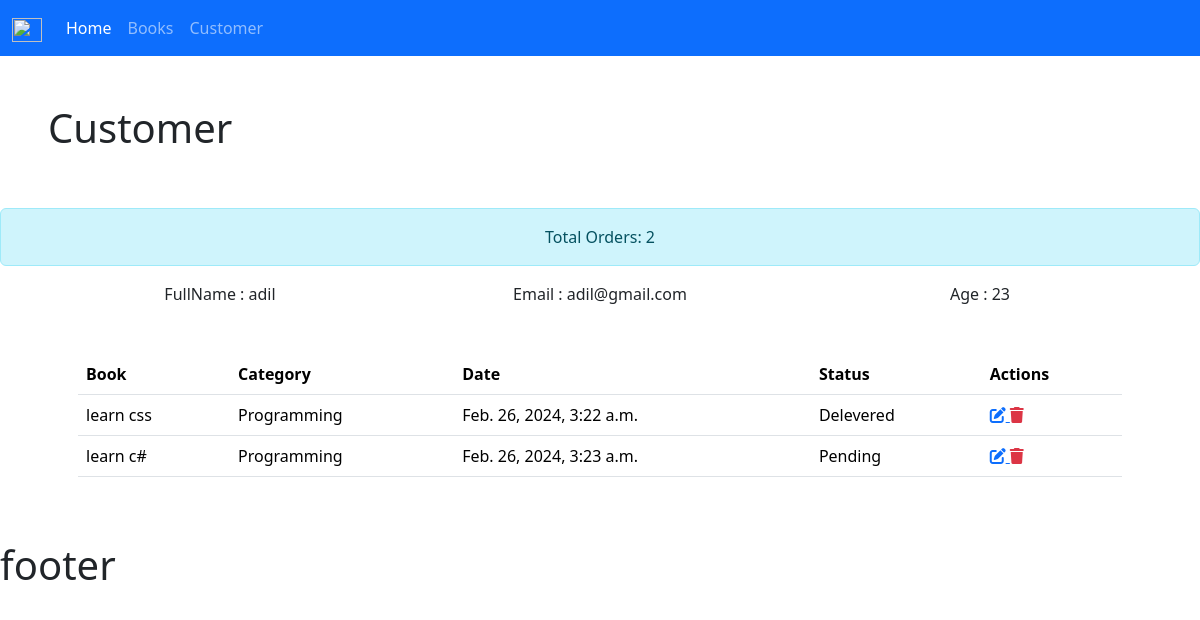
Screenshot of /customer/3 with the database file from the repository.
### bookstore/models.py (models this page shows, shortened)
class Customer(models.Model):
    name =models.CharField(max_length=190,null=True)
    email =models.CharField(max_length=190,null=True)
    phone =models.CharField(max_length=190,null=True)
    age =models.CharField(max_length=190,null=True)
    date_created =models.DateTimeField(null=True,auto_now_add=True)

class Order(models.Model):
    STATUS= (
        ('Pending','Pending'),
        ('Delevered','Delevered'),
        ('in progress','in progress'),
        ('out of order','out of order'),
    )
    fk_customer=models.ForeignKey(Customer,null=True,on_delete=models.SET_NULL)
    fk_book=models.ForeignKey(Book,null=True,on_delete=models.SET_NULL)
    fk_tag=models.ManyToManyField(Tag)
    date_created =models.DateTimeField(max_length=190,null=True)
    status =models.CharField(max_length=200,choices=STATUS,null=True)

class Book(models.Model):
    CAT= (
        ('Classics','Classics'),
        ('Commic Book','Comic Book'),
        ('Fantasy','Fantasy'),
        ('Horror','Horror'),
        ('Programming','Programming'),
    )
    name =models.CharField(max_length=190,null=True)
    author =models.CharField(max_length=190,null=True)
    price =models.FloatField(null=True)
    fk_tag=models.ManyToManyField(Tag)
    category =models.CharField(max_length=200,null=True,choices=CAT)
    description =models.CharField(max_length=190,null=True)
    date_created =models.DateTimeField(max_length=190,null=True)
    def __str__(self):
        return self.name

### bookstore/views.py (the view)
# urls.py: path('customer/<str:pk>',views.customer),
def customer(request,pk):
    customer = Customer.objects.get(id=pk)
    orders = customer.order_set.all()
    torders = orders.count()
    context = {
        'customer':customer,
        'orders':orders,
        'torders':torders,
    }
    return render(request, 'bookstore/customer.html',context)

### bookstore/templates/bookstore/customer.html
{% extends "Bookstore/main.html"%}
{% block content %}
<h1  class="p-5">Customer </h1>
  <div class=" alert alert-info col pb-3 text-center">
    Total Orders: {{torders}}
  </div>
<div class="container  text-center">
    <div class="row">
      <div class="col">
        FullName : {{customer.name}}
      </div>
      <div class="col">
        Email : {{customer.email}}
      </div>
      <div class="col">
        Age : {{customer.age}}
      </div>
    </div>
  </div>
<div class="container p-5">
<table class="table">
    <thead>
      <tr>
        <th scope="col" >Book</th>
        <th scope="col" >Category</th>
        <th scope="col">Date</th>
        <th scope="col">Status</th>
        <th scope="col">Actions</th>
      </tr>
    </thead>
    <tbody>
        {% for item in orders %}
        <tr>
        <td>{{item.fk_book}}</td>
        <td>{{item.fk_book.category}}</td>
        <td>{{item.date_created}}</td>
        <td>{{item.status}}</td>
        <td>
            <a class="text-primary" href="#"=>
                <i class="fa-solid fa-pen-to-square"></i>
            </a>
            <a class="text-danger" href="#"=>
                <i class="fa-solid fa-trash"></i>
            </a>
        </td>
        </tr>
        {% endfor %}
    </tbody>
  </table>
</div>
  {% endblock content %}

### rows the page displays
Customer: name "adil", email "adil@gmail.com", age "23"
Order: fk_book "learn css", fk_book.category "Programming", date_created "Feb. 26, 2024, 3:22 a.m.", status "Delevered"
Order: fk_book "learn c#", fk_book.category "Programming", date_created "Feb. 26, 2024, 3:23 a.m.", status "Pending"

### other values shown
{{ torders }} "2"
